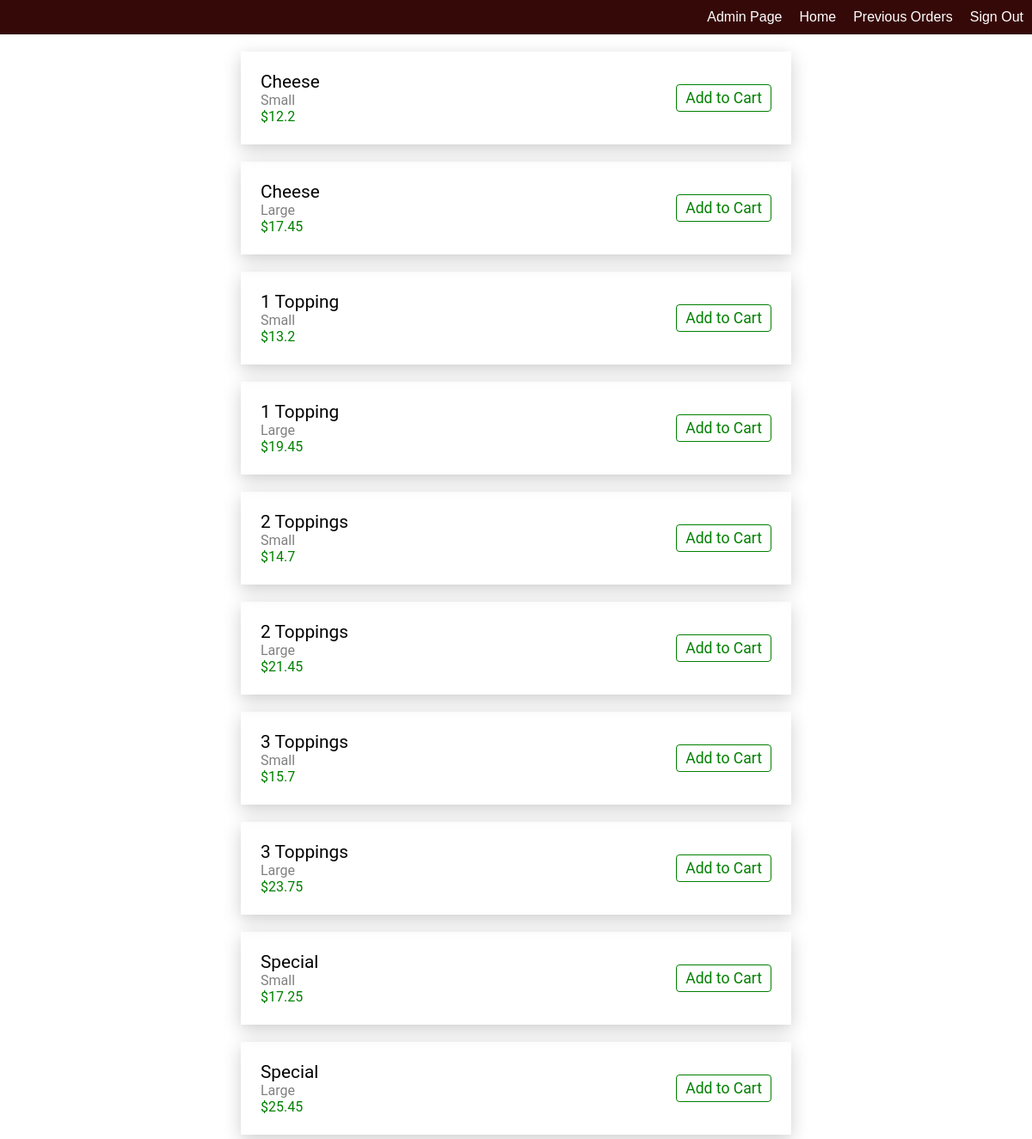
Screenshot of /page/1 (signed in) with the database file from the repository.
### orders/models.py (models this page shows, shortened)
class Menu(models.Model):
	category_list = [('Regular Pizza','Regular Pizza'),('Sicilian Pizza','Sicilian Pizza'),('Subs','Subs'),('Pasta','Pasta'),('Salad','Salad'),('Dinner Platter','Dinner Platter')]
	category = models.CharField(max_length = 64, choices = category_list)
	name = models.CharField(max_length=64)
	size = models.CharField(max_length=64,blank = True)
	cost = models.FloatField()
	no_of_toppings = models.IntegerField()

### orders/views.py (the view, shortened to what this page needs)
# urls.py: path("page/<int:page_id>",views.page,name = "page"),
def page(request,page_id):
	if page_id is 1:
		orders = Shopping_Cart.objects.filter(user = request.user)
		toppings = Topping.objects.all();
		menu = Menu.objects.filter(category = "Regular Pizza")
		context = {
		"toppings":toppings,
		"orders":orders,
		"menu":menu
		}
		return render(request,"orders/reg_pizza.html",context)

### orders/templates/orders/reg_pizza.html (shortened to what this page needs)
{% extends "orders/layout.html" %}
{% load static %}
{% block others %}
<link rel = "stylesheet" href = "{% static 'orders/stylemenu.css' %}">
<link rel = "stylesheet" href = "{% static 'orders/navbar.css' %}">
{% endblock %}
{% block body %}
<nav>
	<a href = "{% url 'logout' %}">Sign Out</a>
	<a href = "{% url 'previous' %}">Previous Orders</a>
	<a href = "{% url 'index' %}">Home</a>
	{% if request.user.is_superuser %}
	<a href = "{% url 'orders' %}">Admin Page</a>
	{% endif %}
</nav>
{% for item in menu %}
<div class = "items">
	<table>
		<tr>
			<td><span class = "item_name">{{ item.name }} </span><br><span class = "item_size">{{ item.size }}</span><br><span class = "item_cost">${{item.cost}}</span></td>
			<td class="button_right"><button data-item_id="{{ item.id }}" data-no_toppings = "{{ item.no_of_toppings }}" data-cost = "{{ item.cost }}" data-size = "{{ item.size }}" data-name = "{{ item.name }}"class = "add_button">Add to Cart</button></td>
		</tr>
	</table>
</div>
{% endfor %}
{% endblock %}

### orders/static/orders/stylemenu.css (style rules this page uses)
.item_name { font-size: 1.3em; font-family: Roboto; }
.item_size { font-size:1em; font-family: roboto; color: grey; }
.item_cost { font-family: roboto; color: green; }
.items,.topping { width: 50%; margin: 20px auto; padding: 20px; box-shadow: 0 4px 8px 0 rgba(0, 0, 0, 0.01), 0 6px 20px 0 rgba(0, 0, 0, 0.19); }
table { width: 100%; }
.button_right { text-align: right; }
.button_right button { border: 1px solid green; background:none; font-size: 1.1em; font-family: Roboto; color: green; border-radius: height:30px; padding: 5px 10px; border-radius: 4px; outline: none; }

### orders/static/orders/navbar.css (style rules this page uses)
body,html { margin:0; }
nav { width:100%; height: 40px; line-height: 40px; background-color: #360909; color: white; }
nav a { float: right; display: block; color: white; font-family: Helvetica; padding: 0 10px; text-decoration: none; }

### rows the page displays
Menu: name "Cheese", size "Small", cost "12.2"
Menu: name "Cheese", size "Large", cost "17.45"
Menu: name "1 Topping", size "Small", cost "13.2"
Menu: name "1 Topping", size "Large", cost "19.45"
Menu: name "2 Toppings", size "Small", cost "14.7"
Menu: name "2 Toppings", size "Large", cost "21.45"
Menu: name "3 Toppings", size "Small", cost "15.7"
Menu: name "3 Toppings", size "Large", cost "23.75"
Menu: name "Special", size "Small", cost "17.25"
Menu: name "Special", size "Large", cost "25.45"
